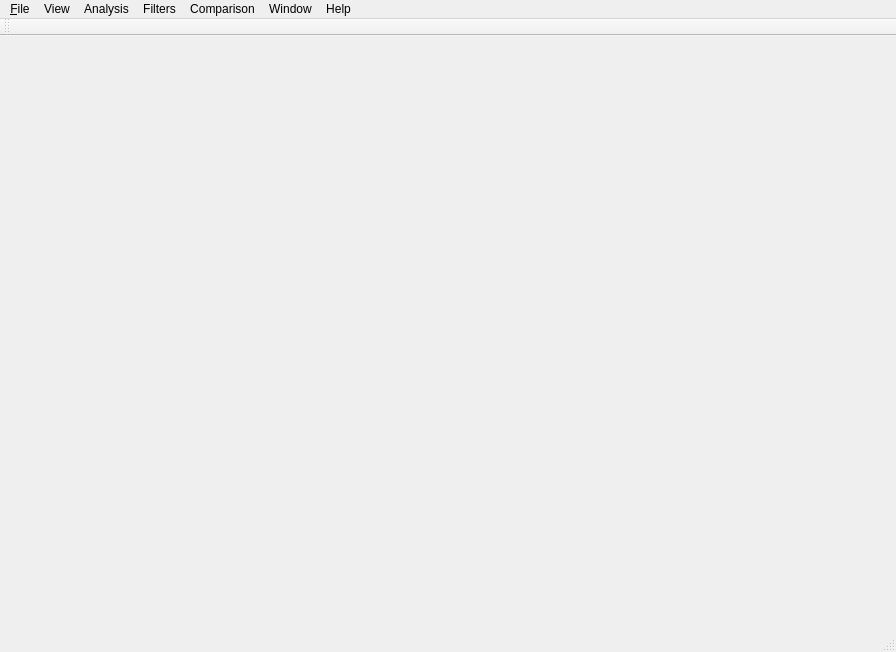
<?xml version="1.0" encoding="UTF-8"?>
<ui version="4.0">
 <class>MainWindow</class>
 <widget class="QMainWindow" name="MainWindow">
  <property name="geometry">
   <rect>
    <x>0</x>
    <y>0</y>
    <width>896</width>
    <height>652</height>
   </rect>
  </property>
  <property name="windowTitle">
   <string>MainWindow</string>
  </property>
  <widget class="QWidget" name="centralwidget"/>
  <widget class="QMenuBar" name="menubar">
   <property name="geometry">
    <rect>
     <x>0</x>
     <y>0</y>
     <width>896</width>
     <height>24</height>
    </rect>
   </property>
   <widget class="QMenu" name="menuFile">
    <property name="title">
     <string>&amp;File</string>
    </property>
    <widget class="QMenu" name="menuRecentFiles">
     <property name="title">
      <string>Recent Files</string>
     </property>
    </widget>
    <addaction name="actionOpenImages"/>
    <addaction name="menuRecentFiles"/>
    <addaction name="separator"/>
    <addaction name="actionCloseImages"/>
    <addaction name="separator"/>
    <addaction name="actionSaveImageAs"/>
    <addaction name="actionSaveVisibleAreaAs"/>
   </widget>
   <widget class="QMenu" name="menuComparators">
    <property name="title">
     <string>Сomparison</string>
    </property>
    <addaction name="separator"/>
   </widget>
   <widget class="QMenu" name="menuHelp">
    <property name="title">
     <string>Help</string>
    </property>
    <addaction name="actionAbout"/>
   </widget>
   <widget class="QMenu" name="menuImageAnalysis">
    <property name="title">
     <string>Analysis</string>
    </property>
    <addaction name="actionColorPicker"/>
    <addaction name="actionAdvancedColorPicker"/>
   </widget>
   <widget class="QMenu" name="menuTransftomers">
    <property name="title">
     <string>Filters</string>
    </property>
    <addaction name="separator"/>
   </widget>
   <widget class="QMenu" name="menuView">
    <property name="title">
     <string>View</string>
    </property>
    <addaction name="actionSwitchBetweenImages"/>
    <addaction name="separator"/>
    <addaction name="actionShowOriginalImage"/>
    <addaction name="separator"/>
    <addaction name="actionActualSize"/>
    <addaction name="actionFitInView"/>
    <addaction name="actionZoomIn"/>
    <addaction name="actionZoomOut"/>
    <addaction name="separator"/>
   </widget>
   <widget class="QMenu" name="menuWindow">
    <property name="title">
     <string>Window</string>
    </property>
    <addaction name="actionPlaceColorPickerOnRight"/>
    <addaction name="actionPlaceColorPickerOnLeft"/>
   </widget>
   <addaction name="menuFile"/>
   <addaction name="menuView"/>
   <addaction name="menuImageAnalysis"/>
   <addaction name="menuTransftomers"/>
   <addaction name="menuComparators"/>
   <addaction name="menuWindow"/>
   <addaction name="menuHelp"/>
  </widget>
  <widget class="QStatusBar" name="statusbar"/>
  <widget class="QToolBar" name="toolBar">
   <property name="windowTitle">
    <string>toolBar</string>
   </property>
   <attribute name="toolBarArea">
    <enum>TopToolBarArea</enum>
   </attribute>
   <attribute name="toolBarBreak">
    <bool>false</bool>
   </attribute>
  </widget>
  <action name="actionOpenImages">
   <property name="text">
    <string>&amp;Open Images</string>
   </property>
   <property name="shortcut">
    <string>Ctrl+O</string>
   </property>
  </action>
  <action name="actionCloseImages">
   <property name="text">
    <string>&amp;Close Images</string>
   </property>
   <property name="shortcut">
    <string>Ctrl+C</string>
   </property>
  </action>
  <action name="actionSwitchBetweenImages">
   <property name="text">
    <string>Switch between images</string>
   </property>
   <property name="shortcut">
    <string>S</string>
   </property>
   <property name="shortcutVisibleInContextMenu">
    <bool>false</bool>
   </property>
  </action>
  <action name="actionSaveImageAs">
   <property name="text">
    <string>Save Image As...</string>
   </property>
   <property name="shortcut">
    <string>Ctrl+S</string>
   </property>
  </action>
  <action name="actionSaveVisibleAreaAs">
   <property name="text">
    <string>Save Visible Area As... </string>
   </property>
   <property name="shortcut">
    <string>Ctrl+Shift+S</string>
   </property>
  </action>
  <action name="actionAbout">
   <property name="text">
    <string>About</string>
   </property>
  </action>
  <action name="actionColorPicker">
   <property name="checkable">
    <bool>false</bool>
   </property>
   <property name="text">
    <string>Color Picker</string>
   </property>
   <property name="shortcut">
    <string>P</string>
   </property>
  </action>
  <action name="actionShow_R_channel">
   <property name="text">
    <string>Display Red Channel</string>
   </property>
   <property name="shortcut">
    <string>R</string>
   </property>
  </action>
  <action name="actionShow_G_channel">
   <property name="text">
    <string>Display Green Channel</string>
   </property>
   <property name="shortcut">
    <string>G</string>
   </property>
  </action>
  <action name="actionShow_B_channel">
   <property name="text">
    <string>Display Blue Channel</string>
   </property>
   <property name="shortcut">
    <string>B</string>
   </property>
  </action>
  <action name="actionShow_RGB">
   <property name="text">
    <string>DIsplay RGB</string>
   </property>
   <property name="shortcut">
    <string>A</string>
   </property>
  </action>
  <action name="actionDisplay_grayscale">
   <property name="text">
    <string>Grayscale </string>
   </property>
   <property name="shortcut">
    <string>E</string>
   </property>
  </action>
  <action name="actionShowOriginalImage">
   <property name="text">
    <string>Show Original Image</string>
   </property>
   <property name="shortcut">
    <string>C</string>
   </property>
  </action>
  <action name="actionAdvancedColorPicker">
   <property name="text">
    <string>Advanced Color Picker</string>
   </property>
   <property name="shortcut">
    <string>A</string>
   </property>
  </action>
  <action name="actionActualSize">
   <property name="text">
    <string>Actual Size</string>
   </property>
   <property name="shortcut">
    <string>Ctrl+A</string>
   </property>
  </action>
  <action name="actionZoomIn">
   <property name="text">
    <string>Zoom In</string>
   </property>
   <property name="shortcut">
    <string>Ctrl++</string>
   </property>
  </action>
  <action name="actionZoomOut">
   <property name="text">
    <string>Zoom Out</string>
   </property>
   <property name="shortcut">
    <string>Ctrl+-</string>
   </property>
  </action>
  <action name="actionNo_Files">
   <property name="text">
    <string>No Files</string>
   </property>
  </action>
  <action name="actionPlaceColorPickerOnRight">
   <property name="text">
    <string>Place Color Picker On Right</string>
   </property>
   <property name="shortcut">
    <string>2</string>
   </property>
  </action>
  <action name="actionPlaceColorPickerOnLeft">
   <property name="text">
    <string>Place Color Picker On Left</string>
   </property>
   <property name="shortcut">
    <string>1</string>
   </property>
  </action>
  <action name="actionFitInView">
   <property name="text">
    <string>Fit In View</string>
   </property>
   <property name="shortcut">
    <string>F</string>
   </property>
  </action>
 </widget>
 <resources/>
 <connections/>
</ui>
